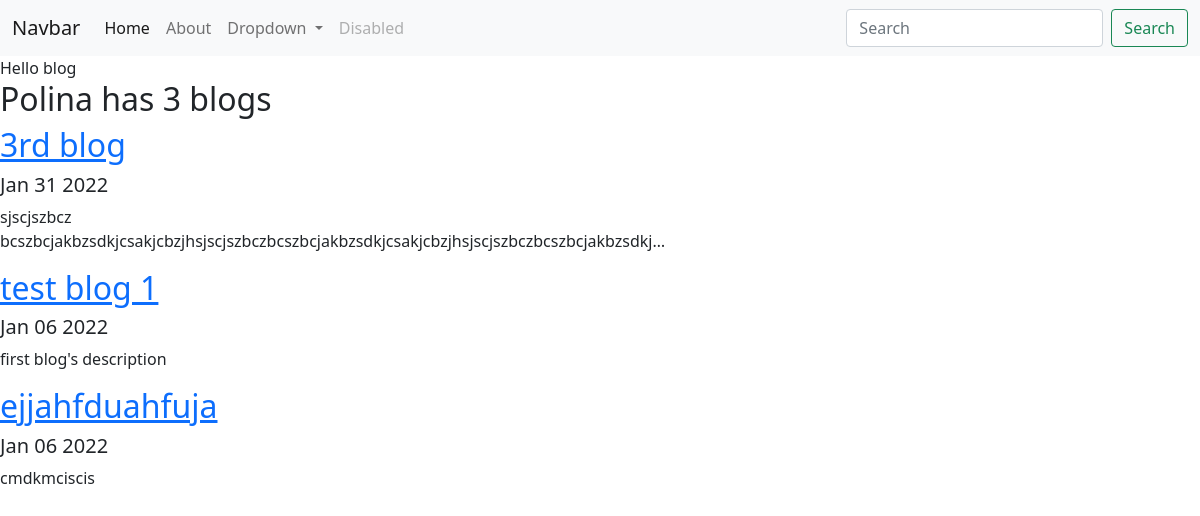
Screenshot of /blog/ with the database file from the repository.
### blog/models.py (models this page shows, shortened)
class Blog(models.Model):
    title = models.CharField(max_length = 200)
    description = models.TextField()
    date = models.DateField()

### blog/views.py (the view)
# urls.py: path('', views.all_blogs, name = 'all_blogs'),
def all_blogs(request):
    blogs = Blog.objects.order_by('-date')
    return render(request, 'blog/all_blogs.html', {'blogs': blogs})

### blog/templates/blog/all_blogs.html
{% extends 'portfolio/base.html' %}
{% block content %}
Hello blog
<h2>Polina has {{ blogs.count }} blog{{ blogs.count|pluralize }}</h2>
{% for blog in blogs %}
<a href="{% url 'blog:detail' blog.id %}"><h2>{{ blog.title }}</h2></a>
<h5>{{ blog.date|date:'M d Y' }}</h5>
<p>{{ blog.description|safe|truncatechars:100 }}</p>
{% endfor %}
{% endblock %}

### portfolio/templates/portfolio/base.html (shortened to what this page needs)
<!doctype html>
<html lang="en">
  <head>
    <link href="https://cdn.jsdelivr.net/npm/bootstrap@5.1.3/dist/css/bootstrap.min.css" rel="stylesheet">
  </head>
  <body>
    <nav class="navbar navbar-expand-lg navbar-light bg-light">
  <div class="container-fluid">
    <a class="navbar-brand" href="#">Navbar</a>
    <div class="collapse navbar-collapse" id="navbarSupportedContent">
      <ul class="navbar-nav me-auto mb-2 mb-lg-0">
        <li class="nav-item">
          <a class="nav-link active" aria-current="page" href="#">Home</a>
        </li>
        <li class="nav-item">
          <a class="nav-link" href="#">About</a>
        </li>
        <li class="nav-item dropdown">
          <a class="nav-link dropdown-toggle" href="#" id="navbarDropdown" role="button" data-bs-toggle="dropdown" aria-expanded="false">
            Dropdown
          </a>
        </li>
        <li class="nav-item">
          <a class="nav-link disabled">Disabled</a>
        </li>
      </ul>
      <form class="d-flex">
        <input class="form-control me-2" type="search" placeholder="Search" aria-label="Search">
        <button class="btn btn-outline-success" type="submit">Search</button>
      </form>
    </div>
  </div>
</nav>
{% block content %}{% endblock %}
  </body>
</html>

### rows the page displays
Blog: title "3rd blog", date "Jan 31 2022", description "sjscjszbcz bcszbcjakbzsdkjcsakjcbzjhsjscjszbczbcszbcjakbzsdkjcsakjcbzjhsjscjszbczbcszbcjakbzsdkj…"
Blog: title "test blog 1", date "Jan 06 2022", description "first blog's description"
Blog: title "ejjahfduahfuja", date "Jan 06 2022", description "cmdkmciscis"

### other values shown
{{ blogs.count }} "3"
